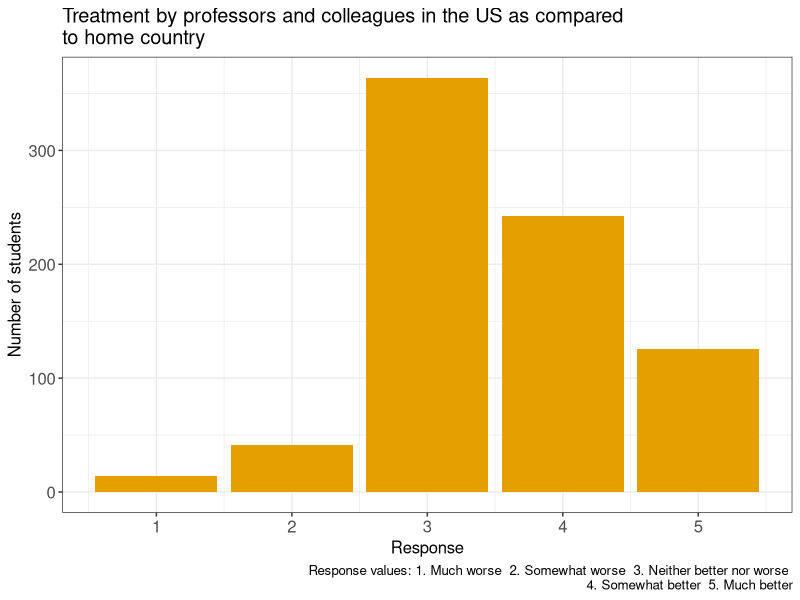
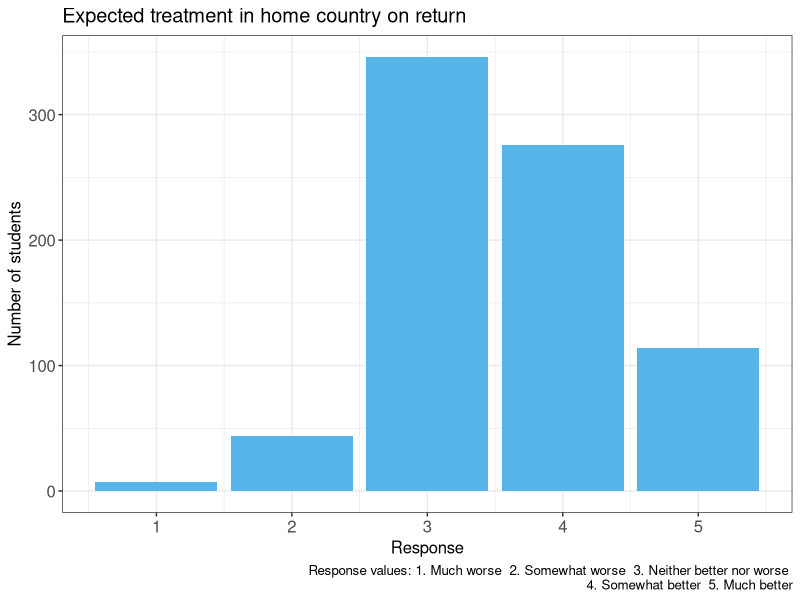
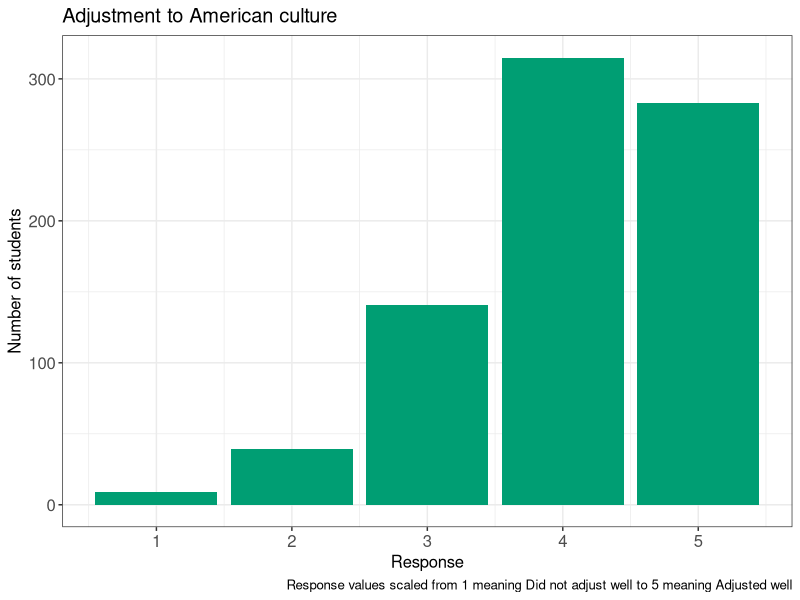
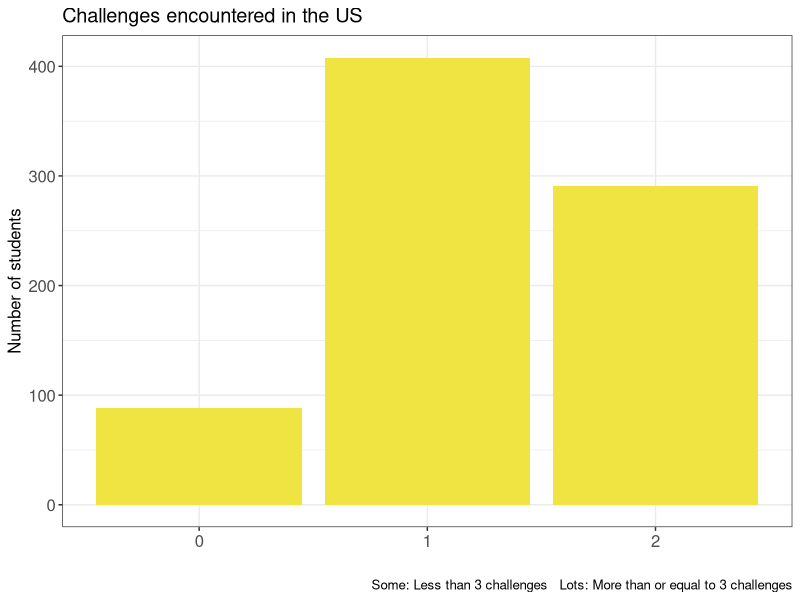
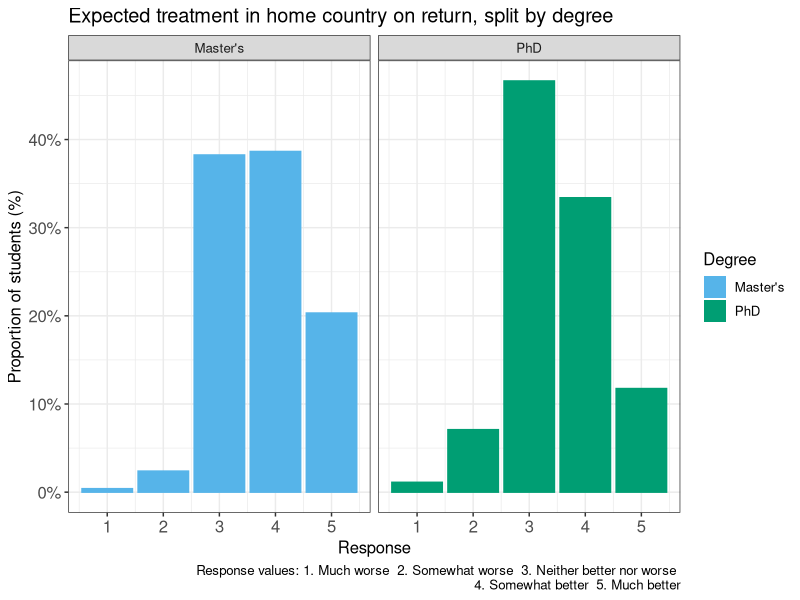
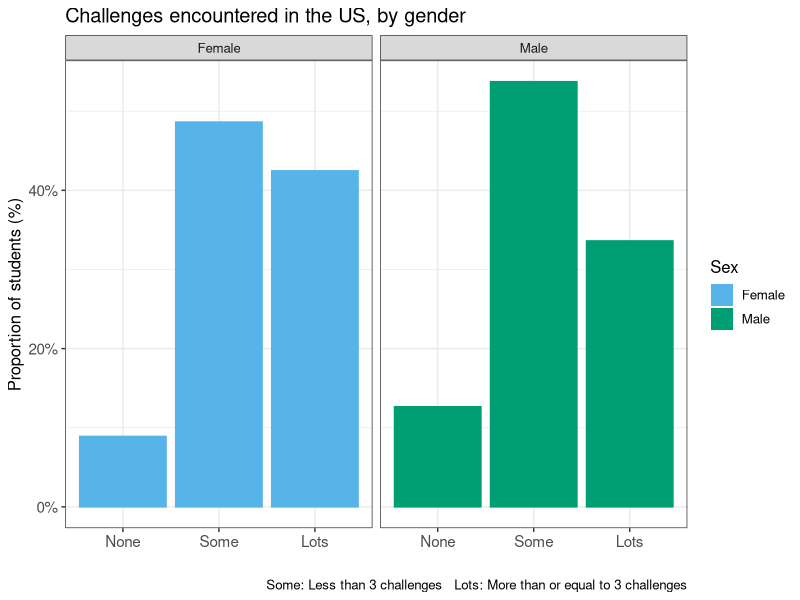
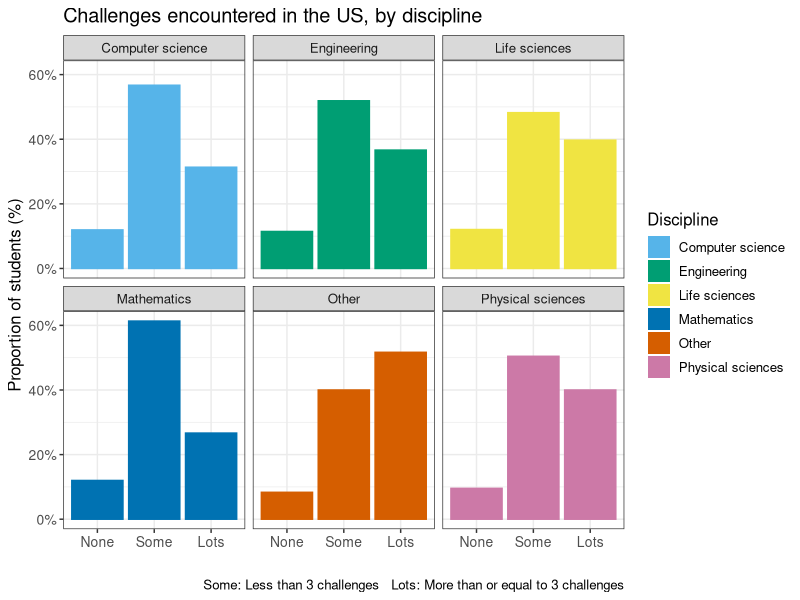
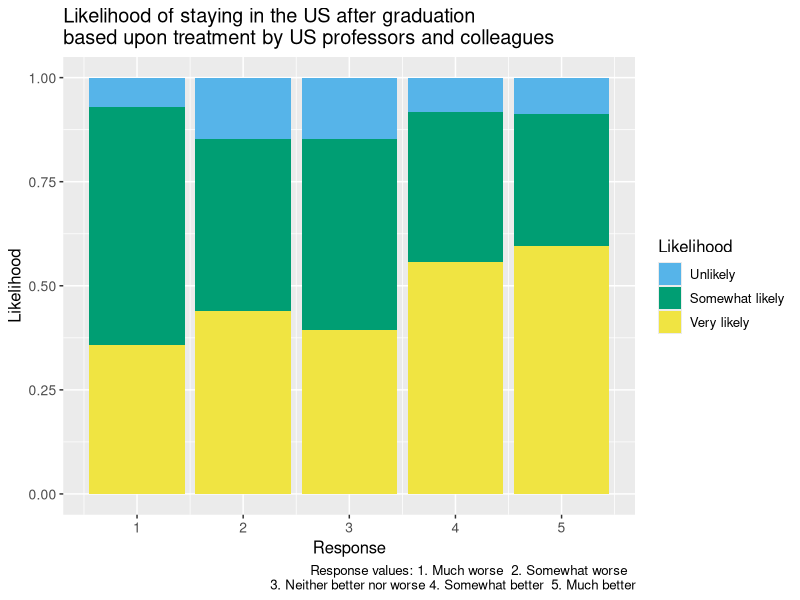

Here is the R script that generated these plots, in order: (Note: this script raises an error after producing the figures.)
## ---- chunk 1
knitr::opts_chunk$set(echo = TRUE, tidy = TRUE, fig.height = 4)
library(tidyverse)
cb_palette = c("#56B4E9", "#009E73", "#F0E442", "#0072B2", "#D55E00", "#CC79A7", "#E69F00", "#999999")
## ---- chunk 2
country = read.csv("Country-List-Metadata.csv")
# dom = read.csv("Domestic-graduate-student-survey-results.csv")
inter.data = read.csv("International-graduate-student-survey-results.csv")
# acad.experience = round(acad.experience)
# Q43
acad.challenges =  as.numeric(inter.data$Q43_1 + inter.data$Q43_2 + inter.data$Q43_3 + inter.data$Q43_4 + inter.data$Q43_5 + inter.data$Q43_7)
inter.small = select(inter.data, Q2, Q3, Q4, Q5, Q22, Q36, Q40, Q41, Q42, Q28)
inter.small$Q43 = as.factor(ifelse(inter.data$Q43_6, 0, ifelse(acad.challenges<3, 1, 2)))

inter.small$gender <- as.factor(ifelse(inter.small$Q3==1, "Male", ifelse(inter.small$Q3==2, "Female", NA)))
inter.small$degree <- as.factor(ifelse(inter.small$Q4==1, "Master's", "PhD"))
inter.small$discipline <- as.factor(ifelse(inter.small$Q5==1, "Life sciences", ifelse(inter.small$Q5==2, "Physical sciences", ifelse(inter.small$Q5==3, "Engineering", ifelse(inter.small$Q5==4, "Mathematics", ifelse(inter.small$Q5==5, "Computer science", "Other"))))))
inter.small$country <- as.factor(ifelse(inter.small$Q22==44, "China", ifelse(inter.small$Q22==91, "India", "Other")))
## ---- chunk 3
cols = c("gender", "degree", "discipline", "country")
summary(inter.small[cols])
## ---- chunk 4
ggplot(inter.small[!is.na(inter.small$degree),], aes(x=Q40)) +
  geom_bar(mapping = aes(x = Q40, y = ..count..), stat = "count", fill="#E69F00") +
  guides(fill = guide_legend(title="Degree"), color = FALSE) +
  ggtitle("Treatment by professors and colleagues in the US as compared \nto home country") +
  labs(caption="Response values: 1. Much worse  2. Somewhat worse  3. Neither better nor worse \n4. Somewhat better  5. Much better") +
  xlab("Response") + ylab("Number of students") +
  theme_bw() +
  theme(text = element_text(size=12), axis.title = element_text(size=12), axis.text = element_text(size=12))
## ---- chunk 5
ggplot(inter.small[!is.na(inter.small$degree),], aes(x=Q41)) +
  geom_bar(mapping = aes(x = Q41, y = ..count..), stat = "count", fill="#56B4E9") +
  guides(fill = guide_legend(title="Degree"), color = FALSE) +
  ggtitle("Expected treatment in home country on return") +
  labs(caption="Response values: 1. Much worse  2. Somewhat worse  3. Neither better nor worse \n4. Somewhat better  5. Much better") +
  xlab("Response") + ylab("Number of students") +
  theme_bw() +
  theme(text = element_text(size=12), axis.title = element_text(size=12), axis.text = element_text(size=12))
## ---- chunk 6
ggplot(inter.small[!is.na(inter.small$degree),], aes(x=Q42)) +
  geom_bar(mapping = aes(x = Q42, y = ..count..), stat = "count", fill="#009E73") +
  guides(fill = guide_legend(title="Degree"), color = FALSE) +
  ggtitle("Adjustment to American culture") +
  labs(caption="Response values scaled from 1 meaning Did not adjust well to 5 meaning Adjusted well") +
  xlab("Response") + ylab("Number of students") +
  theme_bw() +
  theme(text = element_text(size=12), axis.title = element_text(size=12), axis.text = element_text(size=12))
## ---- chunk 7
ggplot(inter.small[!is.na(inter.small$degree),], aes(x=Q43)) +
  geom_bar(mapping = aes(x = Q43, y = ..count..), stat = "count", fill="#F0E442") +
  guides(fill = guide_legend(title="Degree"), color = FALSE) +
  ggtitle("Challenges encountered in the US") +
  labs(caption="Some: Less than 3 challenges   Lots: More than or equal to 3 challenges") +
  xlab("") + ylab("Number of students") +
  theme_bw() +
  theme(text = element_text(size=12), axis.title = element_text(size=12), axis.text = element_text(size=12))
## ---- chunk 8
ggplot(inter.small[!is.na(inter.small$degree),], aes(x=Q41, color=degree, fill=degree)) +
  geom_bar(mapping = aes(x = Q41, y = ..prop.., group = 1), stat = "count") +
  scale_y_continuous(labels = scales::percent_format(accuracy = 1)) +
  facet_wrap(~degree) +
  guides(fill = guide_legend(title="Degree"), color = FALSE) +
  ggtitle("Expected treatment in home country on return, split by degree") +
  labs(caption="Response values: 1. Much worse  2. Somewhat worse  3. Neither better nor worse \n4. Somewhat better  5. Much better") +
  xlab("Response") + ylab("Proportion of students (%)") +
  theme_bw() + scale_fill_manual(values=cb_palette) + scale_color_manual(values=cb_palette) +
  theme(text = element_text(size=12), axis.title = element_text(size=12), axis.text = element_text(size=12))
## ---- chunk 9
levels(inter.small$Q43) <- c("None", "Some", "Lots")
ggplot(inter.small[!is.na(inter.small$gender),], aes(x=Q43, color=gender, fill=gender)) +
  geom_bar(mapping = aes(x = Q43, y = ..prop.., group = 1), stat = "count") +
  scale_y_continuous(labels = scales::percent_format(accuracy = 1)) +
  facet_wrap(~gender) +
  guides(fill = guide_legend(title="Sex"), color = FALSE) +
  ggtitle("Challenges encountered in the US, by gender") +
  labs(caption="Some: Less than 3 challenges   Lots: More than or equal to 3 challenges") +
  xlab("") + ylab("Proportion of students (%)") +
  theme_bw() + scale_fill_manual(values=cb_palette) + scale_color_manual(values=cb_palette) +
  theme(text = element_text(size=12), axis.title = element_text(size=12), axis.text = element_text(size=11))
## ---- chunk 10
levels(inter.small$Q43) <- c("None", "Some", "Lots")
ggplot(inter.small[!is.na(inter.small$discipline),], aes(x=Q43, color=discipline, fill=discipline)) +
  geom_bar(mapping = aes(x = Q43, y = ..prop.., group = 1), stat = "count") +
  scale_y_continuous(labels = scales::percent_format(accuracy = 1)) +
  facet_wrap(~discipline) +
  guides(fill = guide_legend(title="Discipline"), color = FALSE) +
  ggtitle("Challenges encountered in the US, by discipline") +
  labs(caption="Some: Less than 3 challenges   Lots: More than or equal to 3 challenges") +
  xlab("") + ylab("Proportion of students (%)") +
  theme_bw() + scale_fill_manual(values=cb_palette) + scale_color_manual(values=cb_palette) +
  theme(text = element_text(size=12), axis.title = element_text(size=12), axis.text = element_text(size=10))
## ---- chunk 11
inter.small$likelihood = recode(inter.small$Q28, `1` = 2, `3` = 1, `2` = 0)
inter.small$likelihood = as.factor(inter.small$likelihood)
levels(inter.small$likelihood) <- c("Unlikely", "Somewhat likely", "Very likely")
## ---- chunk 12
ggplot(inter.small, aes(x = Q40, ..count.., fill = likelihood)) + stat_count(position = "fill") + ggtitle("Likelihood of staying in the US after graduation \nbased upon treatment by US professors and colleagues") + scale_fill_manual(values = cb_palette) +
  ylab("Likelihood") + xlab("Response") +
  guides(fill = guide_legend(title="Likelihood"), color = FALSE) +
  labs(caption="Response values: 1. Much worse  2. Somewhat worse  \n3. Neither better nor worse 4. Somewhat better  5. Much better") +
  theme(text = element_text(size=12), axis.title = element_text(size=12), axis.text = element_text(size=10))
## ---- chunk 13
ggplot(inter.small, aes(x = Q40, ..count.., fill = likelihood)) + stat_count(position = "fill") + ggtitle("Likelihood of staying in the US after graduation \nbased upon treatment by US professors and colleagues, by degree") + scale_fill_manual(values = cb_palette) +
  ylab("Likelihood") + xlab("Response") +
  guides(fill = guide_legend(title="Likelihood"), color = FALSE) +
  labs(caption="Response values: 1. Much worse  2. Somewhat worse  \n3. Neither better nor worse 4. Somewhat better  5. Much better") +
  theme(text = element_text(size=12), axis.title = element_text(size=12), axis.text = element_text(size=10)) +
  facet_wrap(~degree)
## ---- chunk 14
ggplot(inter.small, aes(x = Q40, ..count.., fill = likelihood)) + stat_count(position = "fill") + ggtitle("Likelihood of staying in the US after graduation \nbased upon treatment by US professors and colleagues, by country") + scale_fill_manual(values = cb_palette) +
  ylab("Likelihood") + xlab("Response") +
  guides(fill = guide_legend(title="Likelihood"), color = FALSE) +
  labs(caption="Response values: 1. Much worse  2. Somewhat worse  \n3. Neither better nor worse 4. Somewhat better  5. Much better") +
  theme(text = element_text(size=12), axis.title = element_text(size=12), axis.text = element_text(size=10)) +
  facet_wrap(~country)
## ---- chunk 15
ggplot(inter.small, aes(x = Q41, ..count.., fill = likelihood)) + stat_count(position = "fill") + ggtitle("Likelihood of staying in the US after graduation \nbased upon expected treatment in home country on return") + scale_fill_manual(values = cb_palette) +
  ylab("Likelihood") + xlab("Response") +
  guides(fill = guide_legend(title="Likelihood"), color = FALSE) +
  labs(caption="Response values: 1. Much worse  2. Somewhat worse  \n3. Neither better nor worse 4. Somewhat better  5. Much better") +
  theme(text = element_text(size=12), axis.title = element_text(size=12), axis.text = element_text(size=10))
## ---- chunk 16
ggplot(inter.small, aes(x = Q42, ..count.., fill = likelihood)) + stat_count(position = "fill") + ggtitle("Likelihood of staying in the US after graduation \nbased upon adjustment to American culture") + scale_fill_manual(values = cb_palette) +
  ylab("Likelihood") + xlab("Response") +
  guides(fill = guide_legend(title="Likelihood"), color = FALSE) +
  labs(caption="Response values scaled from 1 meaning Did not adjust well to \n5 meaning Adjusted well") +
  theme(text = element_text(size=12), axis.title = element_text(size=12), axis.text = element_text(size=10))
## ---- chunk 17
ggplot(inter.small, aes(x = Q42, ..count.., fill = likelihood)) + stat_count(position = "fill") + ggtitle("Likelihood of staying in the US after graduation \nbased upon adjustment to American culture, by degree") + scale_fill_manual(values = cb_palette) +
  ylab("Likelihood") + xlab("Response") +
  guides(fill = guide_legend(title="Likelihood"), color = FALSE) +
  labs(caption="Response values scaled from 1 meaning Did not adjust well to \n5 meaning Adjusted well") +
  theme(text = element_text(size=12), axis.title = element_text(size=12), axis.text = element_text(size=10)) +
  facet_wrap(~degree)
## ---- chunk 18
ggplot(inter.small, aes(x = Q42, ..count.., fill = likelihood)) + stat_count(position = "fill") + ggtitle("Likelihood of staying in the US after graduation \nbased upon adjustment to American culture, by country") + scale_fill_manual(values = cb_palette) +
  ylab("Likelihood") + xlab("Response") +
  guides(fill = guide_legend(title="Likelihood"), color = FALSE) +
  labs(caption="Response values scaled from 1 meaning Did not adjust well to \n5 meaning Adjusted well") +
  theme(text = element_text(size=12), axis.title = element_text(size=12), axis.text = element_text(size=10)) +
  facet_wrap(~country)
## ---- chunk 19
ggplot(inter.small, aes(x = Q43, ..count.., fill = likelihood)) + stat_count(position = "fill") + ggtitle("Likelihood of staying in the US after graduation \nbased upon adjustment to American culture, by country") + scale_fill_manual(values = cb_palette) +
  ylab("Likelihood") + xlab("Response") +
  guides(fill = guide_legend(title="Likelihood"), color = FALSE) +
  labs(caption="Some: Less than 3 challenges   Lots: More than or equal to 3 challenges") +
  theme(text = element_text(size=12), axis.title = element_text(size=12), axis.text = element_text(size=10))
## ---- chunk 20
inter.small$Q40_adj <- ifelse(inter.small$Q40 == 1 | inter.small$Q40 == 2, 2, inter.small$Q40)
inter.small$Q41_adj <- ifelse(inter.small$Q41 == 1 | inter.small$Q41 == 2, 2, inter.small$Q41)
## ---- chunk 21
library(MASS)
library(arm)
gpa.polr.null = polr(likelihood ~ 1, data = inter.small)
display(gpa.polr.null)
## ---- chunk 22
gpa.polr = polr(likelihood ~ Q40_adj + Q41_adj + Q42 + Q40_adj:degree + Q40_adj:country + Q42:degree + Q42:country, data = inter.small)
display(gpa.polr)
## ---- chunk 23
gender_order <- c("Male", "Female")
ggplot(inter.small[!is.na(inter.small$gender),], aes(x=gender)) + stat_count(fill="#E69F00") + theme_bw() +
  ggtitle("Distribution of respondents by gender") +
  scale_x_discrete(limits = gender_order) +
  ylab("Number of students") + xlab("") +
  theme(text = element_text(size=20), axis.title = element_text(size=15))
## ---- chunk 24
ggplot(inter.small, aes(x=degree)) + stat_count(fill="#56B4E9") + theme_bw() +
  ggtitle("Distribution of respondents by degree") +
  ylab("Number of students") + xlab("") +
  theme(text = element_text(size=20), axis.title = element_text(size=15))
## ---- chunk 25
disc_order <- c("Engineering", "Life sciences", "Computer science", "Physical sciences", "Mathematics", "Other")
ggplot(inter.small, aes(x=discipline)) + stat_count(fill="#009E73") + theme_bw() +
  ggtitle("Distribution of respondents by discipline") +
  scale_x_discrete(limits = disc_order) +
  ylab("Number of students") + xlab("") +
  theme(text = element_text(size=20), axis.title = element_text(size=15), axis.text = element_text(size=15), axis.text.x = element_text(angle =25, hjust = 1))
## ---- chunk 26
country_order <- c("China", "India", "Other")
ggplot(inter.small, aes(x=country)) + stat_count(fill="#F0E442") + theme_bw() +
  ggtitle("Distribution of respondents by country") +
  scale_x_discrete(limits = country_order) +
  ylab("Number of students") + xlab("") +
  theme(text = element_text(size=20), axis.title = element_text(size=15), axis.text = element_text(size=15))
## ---- chunk 27
gender_order <- c("Male", "Female")
ggplot(inter.small[!is.na(inter.small$gender),], aes(x=gender, color=discipline, fill=discipline)) +
  geom_bar(mapping = aes(x = gender, y = ..prop.., group = 1), stat = "count") +
  scale_y_continuous(labels = scales::percent_format(accuracy = 1)) +
  facet_wrap(~discipline) +
  guides(fill = guide_legend(title="Discipline"), color = FALSE) +
  ggtitle("Gender split by discipline") +
  xlab("Gender") + ylab("Proportion of students (%)") +
  theme_bw() + scale_fill_manual(values=cb_palette) + scale_color_manual(values=cb_palette) +
  scale_x_discrete(limits = gender_order) +
  theme(text = element_text(size=12), axis.title = element_text(size=12), axis.text = element_text(size=12))
## ---- chunk 28
gender_order <- c("Male", "Female")
ggplot(inter.small[!is.na(inter.small$gender),], aes(x=gender, color=country, fill=country)) +
  geom_bar(mapping = aes(x = gender, y = ..prop.., group = 1), stat = "count") +
  scale_y_continuous(labels = scales::percent_format(accuracy = 1)) +
  facet_wrap(~country) +
  guides(fill = guide_legend(title="Country"), color = FALSE) +
  ggtitle("Gender split by home country") +
  xlab("Gender") + ylab("Proportion of students (%)") +
  theme_bw() + scale_fill_manual(values=cb_palette) + scale_color_manual(values=cb_palette) +
  scale_x_discrete(limits = gender_order) +
  theme(text = element_text(size=12), axis.title = element_text(size=12), axis.text = element_text(size=12))
## ---- chunk 29
ggplot(inter.small[!is.na(inter.small$degree),], aes(x=degree, color=discipline, fill=discipline)) +
  geom_bar(mapping = aes(x = degree, y = ..prop.., group = 1), stat = "count") +
  scale_y_continuous(labels = scales::percent_format(accuracy = 1)) +
  facet_wrap(~discipline) +
  guides(fill = guide_legend(title="Discipline"), color = FALSE) +
  ggtitle("Degree split by discipline") +
  xlab("Degree") + ylab("Proportion of students (%)") +
  theme_bw() + scale_fill_manual(values=cb_palette) + scale_color_manual(values=cb_palette) +
  theme(text = element_text(size=12), axis.title = element_text(size=12), axis.text = element_text(size=12))
## ---- chunk 30
ggplot(inter.small[!is.na(inter.small$degree),], aes(x=degree, color=country, fill=country)) +
  geom_bar(mapping = aes(x = degree, y = ..prop.., group = 1), stat = "count") +
  scale_y_continuous(labels = scales::percent_format(accuracy = 1)) +
  facet_wrap(~country) +
  guides(fill = guide_legend(title="Country"), color = FALSE) +
  ggtitle("Degree split by home country") +
  xlab("Degree") + ylab("Proportion of students (%)") +
  theme_bw() + scale_fill_manual(values=cb_palette) + scale_color_manual(values=cb_palette) +
  theme(text = element_text(size=12), axis.title = element_text(size=12), axis.text = element_text(size=12))
## ---- chunk 31
ggplot(inter.small[!is.na(inter.small$country),], aes(x=country, color=discipline, fill=discipline)) +
  geom_bar(mapping = aes(x = country, y = ..prop.., group = 1), stat = "count") +
  scale_y_continuous(labels = scales::percent_format(accuracy = 1)) +
  facet_wrap(~discipline) +
  guides(fill = guide_legend(title="Discipline"), color = FALSE) +
  ggtitle("Home country split by discipline") +
  xlab("Degree") + ylab("Proportion of students (%)") +
  theme_bw() + scale_fill_manual(values=cb_palette) + scale_color_manual(values=cb_palette) +
  theme(text = element_text(size=12), axis.title = element_text(size=12), axis.text = element_text(size=12))
